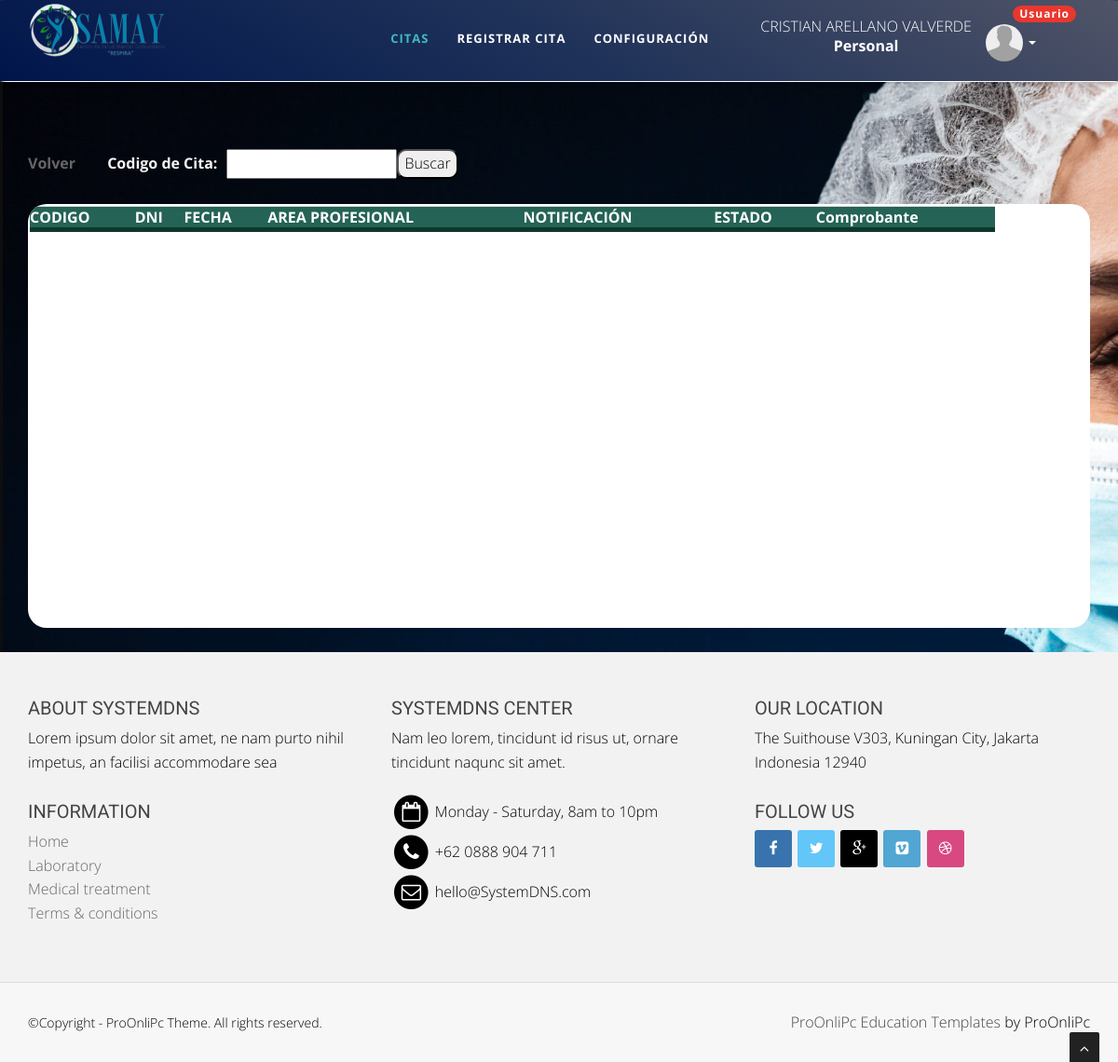
Page /Cliente/citas.php (signed in) on the committed database.
### tables this page shows
CREATE TABLE `dim_usuario` (
  `DNI` int(11) NOT NULL,
  `ROL` varchar(15) NOT NULL,
  `NOMBRES` varchar(30) NOT NULL,
  `APELLIDO_P` varchar(20) NOT NULL,
  `APELLIDO_M` varchar(20) NOT NULL,
  `EDAD` int(3) NOT NULL,
  `SEXO` varchar(10) NOT NULL,
  `NRO_CELULAR` int(13) NOT NULL,
  `DEPARTAMENTO` varchar(30) NOT NULL,
  `PROVINCIA` varchar(30) NOT NULL,
  `DISTRITO` varchar(30) NOT NULL,
  `FOTO` varchar(50) DEFAULT 'NULL.JPG'
);

### Cliente/citas.php (the view, shortened to what this page needs)
<?php
$usuario=$_SESSION["usuario"];
include("./baseDatos/conexionPDO.php");
$cons2=$conexion->query("SELECT*FROM  loginusuarios WHERE USUARIO='$usuario'");
$res2=$cons2->fetchAll(PDO::FETCH_OBJ);
foreach ($res2 as $user):
$correoDNI=$user->DNI;
endforeach;
$cons=$conexion->query("SELECT*FROM dim_usuario WHERE DNI='$correoDNI'");
$res=$cons->fetchAll(PDO::FETCH_OBJ);
?>
<!DOCTYPE html>
<html lang="en">
<head>
  <link href="css/bootstrap.min.css" rel="stylesheet" type="text/css">
  <link href="font-awesome/css/font-awesome.min.css" rel="stylesheet" type="text/css" />
  <link rel="stylesheet" type="text/css" href="plugins/cubeportfolio/css/cubeportfolio.min.css">
  <link href="css/nivo-lightbox.css" rel="stylesheet" />
  <link href="css/nivo-lightbox-theme/default/default.css" rel="stylesheet" type="text/css" />
  <link href="css/owl.carousel.css" rel="stylesheet" media="screen" />
  <link href="css/owl.theme.css" rel="stylesheet" media="screen" />
  <link href="css/animate.css" rel="stylesheet" />
  <link href="css/style4.css" rel="stylesheet">
  <link id="bodybg" href="bodybg/bg1.css" rel="stylesheet" type="text/css" />
  <link id="t-colors" href="color/default.css" rel="stylesheet">
</head>
<body id="page-top" data-spy="scroll" data-target=".navbar-custom">
<nav style="background: linear-gradient(210deg, #505467 0, #1f3259 50%, #00154b 100%); border-radius:1%; padding:1px;" class="navbar navbar-custom navbar-fixed-top" role="navigation">
      <div class="container navigation">
        <div class="navbar-header page-scroll" style="margin-top:-20px !important;">
          <a class="navbar-brand" href="index.html">
                    <img src="img/logo.png" alt=""  width="150" height="60"/>
                </a>
        </div>
        <div class="collapse navbar-collapse navbar-right navbar-main-collapse">
          <ul class="nav navbar-nav">
            <li class="active"><a href="#intro"> Citas</a></li>
            <li><a href="#service">Registrar Cita</a></li>
            <li><a href="#doctor">Configuración</a></li>
            <li class="dropdown">
            <?php
foreach ($res as $usuarios):
if(!isset($_SESSION['usuario'])){?>
<li style="top:15px;"><a href="./Login/loginindex.php">INICIAR SESIÓN</a></li>
<?php } else{?>
  <li style="color:white;">
               <ul><li style=" list-style-type:none; margin-bottom:-30px;"><?php echo $usuarios->NOMBRES; echo " ",$usuarios->APELLIDO_P; echo " ",$usuarios->APELLIDO_M?></li><br>
               <li style="text-align:center;list-style-type:none;"><b><?php echo $usuarios->ROL;?></b></li>
              </ul>
             </li>
  <li style="top:-5px; margin:0px !important;" class="dropdown">
  <a href="#" class="dropdown-toggle" data-toggle="dropdown"><span class="badge custom-badge red pull-right">Usuario</span><img  style="border-radius:50%;width: 40px;height: 40px; margin:0px !important;" class="imagen_bd" src="/img/NULL.jpg"  alt=""> <b class="caret"></b></a>
</li>
<?php } endforeach;?>
            </li>
          </ul>
        </div>
      </div>
    </nav>
<section id="intro" class="intro">
<div style="z-index:1;" class="intro-content">
  <div class="container" style="margin-top:-40px;">
  <label style="margin-bottom:30px;" ><a href="#">Volver</a></label>
  <label  style="margin-left:30px;color:whitesmoke;">Codigo de Cita:</label><input  style="margin-left:10px" type="text" placeholder="" name="buscarDNI"><input style="border-radius:10px;" type="submit" name="boton-busqueda" value="Buscar">
<div class="container-scroll">
<form action="aceptarCitas.php" method="POST">
 <table  style="text-align:center; margin:0px;">
 <tr>
        <th>CODIGO</th>
        <th>DNI</th>
        <th>FECHA</th>
        <th>AREA PROFESIONAL</th>
        <th>NOTIFICACIÓN</th>
        <th>ESTADO</th>
        <th>Comprobante</th>
    </tr>
</table>
</form>
</div>
</div>
</div>
</section>
    <footer>
      <div class="container">
        <div class="row">
          <div class="col-sm-6 col-md-4">
            <div class="wow fadeInDown" data-wow-delay="0.1s">
              <div class="widget">
                <h5>About SystemDNS</h5>
                <p>
                  Lorem ipsum dolor sit amet, ne nam purto nihil impetus, an facilisi accommodare sea
                </p>
              </div>
            </div>
            <div class="wow fadeInDown" data-wow-delay="0.1s">
              <div class="widget">
                <h5>Information</h5>
                <ul>
                  <li><a href="#">Home</a></li>
                  <li><a href="#">Laboratory</a></li>
                  <li><a href="#">Medical treatment</a></li>
                  <li><a href="#">Terms & conditions</a></li>
                </ul>
              </div>
            </div>
          </div>
          <div class="col-sm-6 col-md-4">
            <div class="wow fadeInDown" data-wow-delay="0.1s">
              <div class="widget">
                <h5>SystemDNS center</h5>
                <p>
                  Nam leo lorem, tincidunt id risus ut, ornare tincidunt naqunc sit amet.
                </p>
                <ul>
                  <li>
                    <span class="fa-stack fa-lg">
									<i class="fa fa-circle fa-stack-2x"></i>
									<i class="fa fa-calendar-o fa-stack-1x fa-inverse"></i>
								</span> Monday - Saturday, 8am to 10pm
                  </li>
                  <li>
                    <span class="fa-stack fa-lg">
									<i class="fa fa-circle fa-stack-2x"></i>
									<i class="fa fa-phone fa-stack-1x fa-inverse"></i>
								</span> +62 0888 904 711
                  </li>
                  <li>
                    <span class="fa-stack fa-lg">
									<i class="fa fa-circle fa-stack-2x"></i>
									<i class="fa fa-envelope-o fa-stack-1x fa-inverse"></i>
								</span> hello@SystemDNS.com
                  </li>
                </ul>
              </div>
            </div>
          </div>
          <div class="col-sm-6 col-md-4">
            <div class="wow fadeInDown" data-wow-delay="0.1s">
              <div class="widget">
                <h5>Our location</h5>
                <p>The Suithouse V303, Kuningan City, Jakarta Indonesia 12940</p>
              </div>
            </div>
            <div class="wow fadeInDown" data-wow-delay="0.1s">
              <div class="widget">
                <h5>Follow us</h5>
                <ul class="company-social">
                  <li class="social-facebook"><a href="#"><i class="fa fa-facebook"></i></a></li>
                  <li class="social-twitter"><a href="#"><i class="fa fa-twitter"></i></a></li>
                  <li class="social-google"><a href="#"><i class="fa fa-google-plus"></i></a></li>
                  <li class="social-vimeo"><a href="#"><i class="fa fa-vimeo-square"></i></a></li>
                  <li class="social-dribble"><a href="#"><i class="fa fa-dribbble"></i></a></li>
                </ul>
              </div>
            </div>
          </div>
        </div>
      </div>
      <div class="sub-footer">
        <div class="container">
          <div class="row">
            <div class="col-sm-6 col-md-6 col-lg-6">
              <div class="wow fadeInLeft" data-wow-delay="0.1s">
                <div class="text-left">
                  <p>&copy;Copyright - ProOnliPc Theme. All rights reserved.</p>
                </div>
              </div>
            </div>
            <div class="col-sm-6 col-md-6 col-lg-6">
              <div class="wow fadeInRight" data-wow-delay="0.1s">
                <div class="text-right">
                  <div class="credits">
                    <a href="https://www.youtube.com/channel/UCDH0DJaVLkCDtl_YN9hhByw?view_as=subscriber">ProOnliPc Education Templates</a> by ProOnliPc
                  </div>
                </div>
              </div>
            </div>
          </div>
        </div>
      </div>
    </footer>
  <a href="#" class="scrollup"><i class="fa fa-angle-up active"></i></a>
</body>
</html>

### Cliente/css/style4.css (style rules this page uses)
body { width: 100%; height: 100%; font-family: 'Open Sans', sans-serif; font-weight: 300; color: rgb(0, 0, 0); background: url("paciente_nuevo.png") !important; font-size: 16px; line-height: 1.6em; }
html { width: 100%; height: 100%; }
label, input, button, select, textarea { font-family: 'Open Sans', sans-serif; font-size: inherit; line-height: inherit; }
h5 { font-size: 24px; }
h1, h2, h3, h4, h5, h6 { margin: 0 0 30px; font-family: 'Roboto', sans-serif; font-weight: 400; color: #444; line-height: 1em; }
p { margin: 0 0 20px; }
a { color: #666; -webkit-transition: all .2s ease-in-out; -moz-transition: all .2s ease-in-out; transition: all .2s ease-in-out; }
.navbar-brand { padding-top: 15px; margin-top: 5px; padding-bottom: 0; }
.navbar.navbar-custom { width: inherit; margin: 0 auto; padding-bottom:0; box-shadow: 0 0 3px rgba(0,0,0,0.12); box-shadow: 0 1px 6px rgba(0,0,0,.2); -webkit-box-shadow: 0 1px 6px rgba(0,0,0,.2); -moz-box-shadow: 0 1px 6px rgba(0,0,0,.2); -o-box-shadow: 0 1px 6px rgba(0,0,0,.2); }
.navbar { margin-bottom: 0; border-bottom: 1px solid rgb(255, 255, 255); }
.navbar-brand { font-weight: 700; }
.navbar.navbar-custom { padding-top: 0; }
.navbar.navbar-custom ul.nav.navbar-nav { margin-top: 15px; -webkit-transition: all .4s ease-in-out; -moz-transition: all .4s ease-in-out; transition: all .4s ease-in-out; }
.navbar-custom ul.nav li a { font-size: 13px; letter-spacing: 1px; color: rgb(255, 255, 255); text-transform: uppercase; font-weight: 700; background: transparent; }
.navbar-custom.navbar-fixed-top .nav li a:hover, .navbar-custom.navbar-fixed-top .nav li a:focus, .navbar-custom.navbar-fixed-top .nav li.active a, .navbar-custom.navbar-fixed-top .nav li.active { outline: 0; background: none; }
.intro { width:100%; height: 700px; position:relative; }
.intro-content { padding:200px 0px 60px; }
.badge.custom-badge { margin: -20px 0 0 -25px; font-size: 12px; text-transform: none; }
.badge.custom-badge.red { background-color: #e9372e; }
.company-social { margin-left: 0; padding-left: 0; margin-top: 10px; }
.company-social { text-align: left; list-style: none; }
.company-social li { margin:0; padding:0; display: inline-block; }
.company-social a { margin:0 2px 0 0; }
.company-social a i { width: 40px; height: 40px; line-height: 40px; text-align: center; color: #fff; -webkit-transition: background .3s ease-in-out; transition: background .3s ease-in-out; text-align: center; border-radius: 3px; padding:0; }
.company-social .social-facebook a i { background: #3873ae; }
.company-social .social-twitter a i { background: #62c6f8; }
.company-social .social-dribble a i { background: #d74980; }
.company-social .social-google a i { background: #000; }
.company-social .social-vimeo a i { background: #51a6d3; }
.widget ul { list-style: none; margin-left:0; padding-left:0; }
footer { background-color: #f2f2f2; }
footer { padding: 50px 0 0; }
footer .widget { margin-bottom: 30px; }
footer .widget h5 { font-size: 20px; margin-bottom: 10px; text-transform: uppercase; }
.sub-footer { margin-top: 30px; background-color: #f7f7f7; border-top: 1px solid #ddd; padding: 30px 0 10px; }
.sub-footer a { color: #444; }
footer .sub-footer p { font-size: 14px; }
.scrollup { position:fixed; width:32px; height:32px; bottom:0px; right:20px; background: #222; -webkit-border-radius: 2px 2px 0 0; -moz-border-radius: 2px 2px 0 0; border-radius: 2px 2px 0 0; }
a.scrollup { outline:0; text-align: center; }
a.scrollup i { margin-top: 10px; color: #fff; }

### Cliente/bodybg/bg1.css (style rules this page uses)
body { background: url(../img/bodybg/bg1.png) repeat left top; }

### Cliente/color/default.css (style rules this page uses)
.navbar-custom.top-nav-collapse .nav li a:hover, .navbar-custom .nav li a:hover, .navbar-custom .nav li.active a,.navbar-custom.top-nav-collapse .nav li.active a { color: #3fbbc0; }

### Cliente/citas.php (style rules this page uses)
form { width: 100% !important; height: 100% !important; text-align: center; }
table { text-align: center; border-collapse:separate; width:134%; border-radius: 10px; }
th, td { text-align: center; padding: 10px; border-top:1px solid #ddd; }
th { background-color: #246355; border-bottom: solid 5px #0f362D; color:white; margin-top:10px; }
.container-scroll { background-color:white; opacity: 1; padding:2px; display:grid; grid-template-columns: auto auto auto; grid-template-rows: 20rem 20rem; width:100%; height:65%; border-radius: 20px; overflow-y: scroll; }

### rows in the picture
dim_usuario: NOMBRES "CRISTIAN", APELLIDO_P "ARELLANO", APELLIDO_M "VALVERDE", ROL "Personal"
